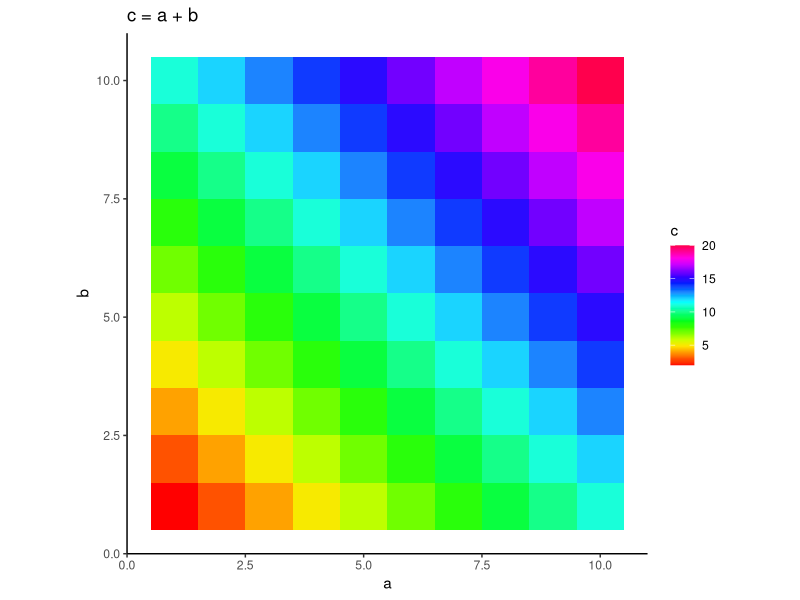
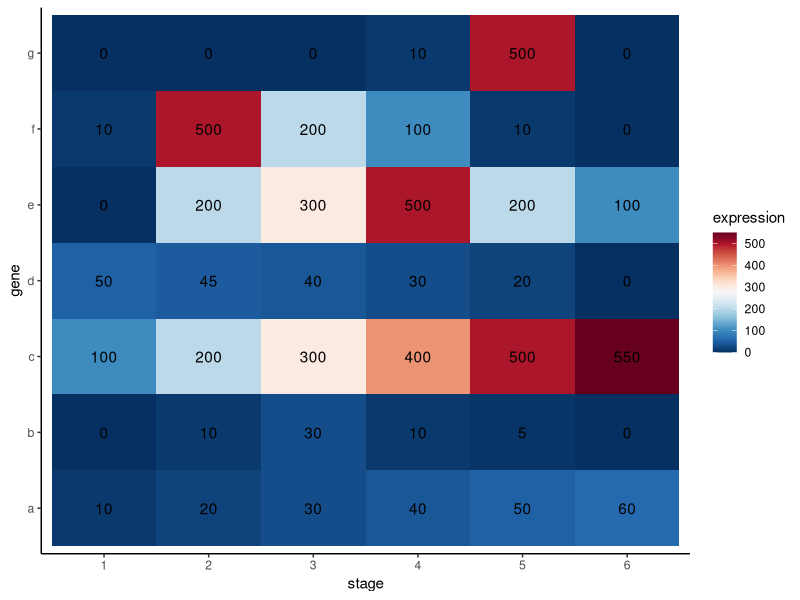
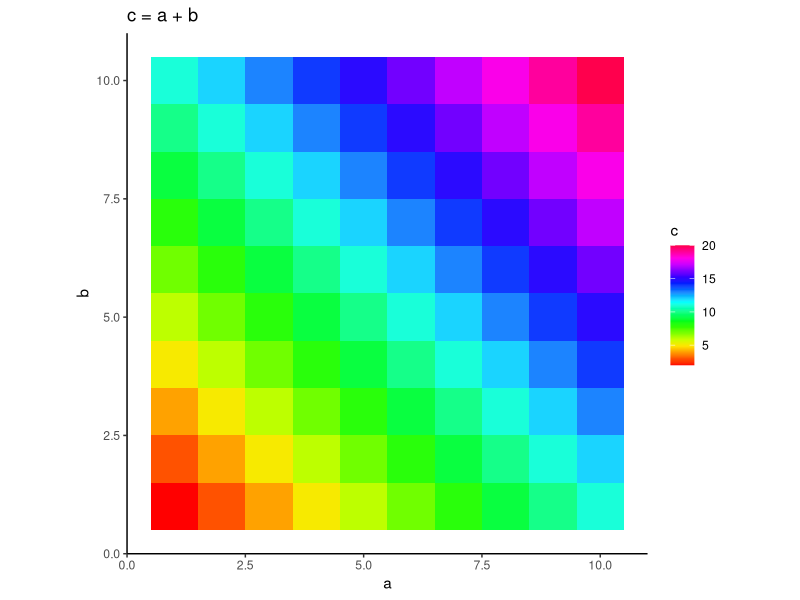
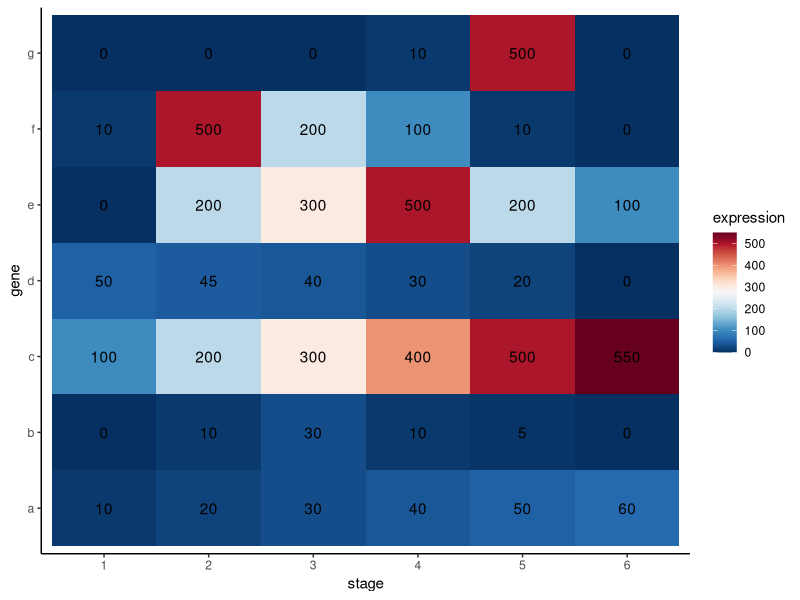

The R script that drew these images, in order:
## ---- chunk 1
knitr::opts_chunk$set(echo = TRUE)
## ---- chunk 2
library(tidyverse)
library(RColorBrewer)
library(viridis) 
## ---- chunk 3
abc_1 <- expand.grid(
  a = c(1:10),
  b = c(1:10)
) %>% 
  mutate(c = a + b)

head(abc_1)
## ---- chunk 4
abc_1 %>% 
  ggplot(aes(x = a, y = b)) +
  geom_tile(aes(fill = c)) +
  scale_fill_gradientn(colors = rainbow(20)) +
  labs(title = "c = a + b") +
  theme_classic() +
  coord_fixed()

ggsave("../Results/06_abc_2.png", height = 3, width = 3)
## ---- chunk 5
Q2_data <- rbind(
  c(10, 20, 30, 40, 50, 60), # 6
  c(0, 10, 30, 10, 5, 0), # 3
  c(100, 200, 300, 400, 500, 550), # 6
  c(50, 45, 40, 30, 20, 0),  # 1
  c(0, 200, 300, 500, 200, 100), # 4
  c(10, 500, 200, 100, 10, 0), # 2 
  c(0, 0, 0, 10, 500, 0) # 5
) %>%
  as.data.frame() %>% 
  cbind(gene = c("a", "b", "c", "d", "e", "f", "g")) %>% 
  pivot_longer(cols = !gene, names_to = "V", values_to = "expression") %>% 
  mutate(stage = str_remove(V, "V"))

Q2_data %>% 
  ggplot(aes(x = stage, y = gene)) +
  geom_tile(aes(fill = expression)) +
  geom_text(aes(label = expression)) +
  scale_fill_gradientn(colors = rev(brewer.pal(11, "RdBu")))+
  theme_classic()

ggsave("../Results/06_genes_3.png", height = 3.5, width = 4.2)
